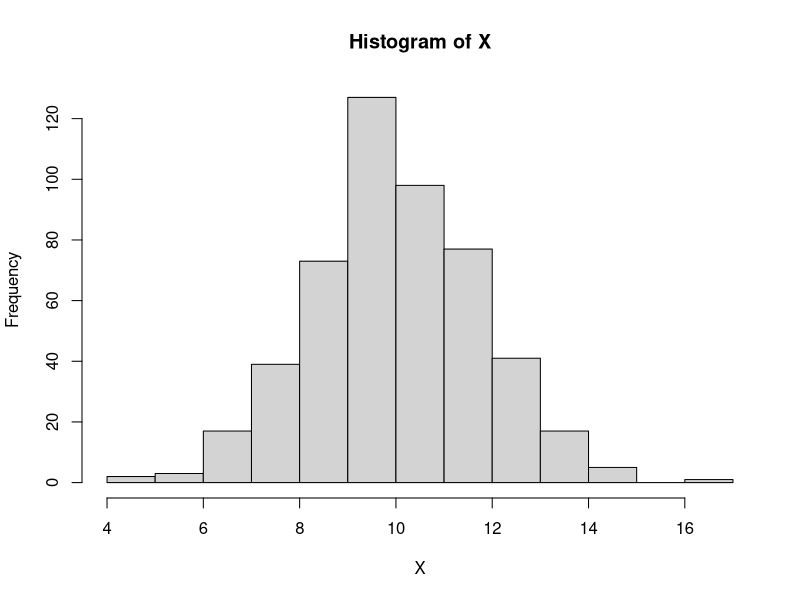

Write the R code that produced this figure.
## ---- chunk 1
X = c(4, 3, 1, 6, 4,
      2, 5, 9, 3, 1)
      
HM <- function(data){
  length(data)/sum(1/data)
}

print(paste("Harmonic Mean is equal to", HM(X)))
## ---- chunk 2
logY = c(-1000, -1001, -999, -1001, -1008,
         -1006, -1000, -1000, -998, -1003)

Y = exp(logY)

print(Y)
## ---- chunk 3
print(log(Y))
## ---- chunk 4
print(paste("Harmonic Mean is equal to", HM(exp(logY))))
## ---- chunk 5
logHM <- function(logdata){
  maxlogdata = max(logdata)
  N = length(logdata)
  log(N) + maxlogdata - log(sum(exp(maxlogdata-logdata)))
}

### Original Method without computational trick
print(paste("Log Harmonic Mean is equal to", log(HM(X))))

### New Method using computation trick
print(paste("Log Harmonic Mean is equal to", logHM(log(X))))

## ---- chunk 6
### Original Method without computational trick
print(paste("Log Harmonic Mean is equal to", log(HM(Y))))

### New Method using computation trick
print(paste("Log Harmonic Mean is equal to", logHM(logY)))

## ---- chunk 7
BF12 <- function(logdata1,logdata2){
  maxlogdata1 = max(logdata1); maxlogdata2 = max(logdata2)
  N1 = length(logdata1);N2 = length(logdata2)
  logpdata1 = log(N1) + maxlogdata1 - log(sum(exp(maxlogdata1-logdata1)))
  logpdata2 = log(N2) + maxlogdata2 - log(sum(exp(maxlogdata2-logdata2)))
  exp(logpdata1 - logpdata2)
}
## ---- chunk 8
X1 = c(4, 3, 1, 6, 4,
       2, 5, 9, 3, 1)
X2 = c(3, 3, 2, 2, 2,
       1, 5, 1, 7, 7)
## ---- chunk 9
### No Computational Trick
HM(X1)/HM(X2)


### Computational Trick
BF12(log(X1),log(X2))

## ---- chunk 10
logY1 = c(-1000, -1000, -1001, -1003, -999,
          -1010, -1002, -1004, -1003, -998)
logY2 = c(-1001, -1009, -1007, -1003, -997,
          -1010, -1002, -1002, -1002, -999)
## ---- chunk 11
### No Computational Trick
HM(exp(logY1))/HM(exp(logY2))


### Computational Trick
BF12(logY1,logY2)

## ---- chunk 12
set.seed(1)
## ---- chunk 13
m = 500
MU = 10
SIGMA2 = 3
X = rnorm(m, MU, sqrt(SIGMA2))
## ---- chunk 14
hist(X)
## ---- chunk 15
samples = 10000

### Model 1 (Daniel)
SIGMA2M1 = 3.0
posteriorMUM1 = rnorm(samples, m*mean(X)/(SIGMA2M1+m),sqrt(SIGMA2M1/(SIGMA2M1+m)))


### Model 2 (Brandon)
SIGMA2M2 = 2.8
posteriorMUM2 = rnorm(samples, m*mean(X)/(SIGMA2M2+m),sqrt(SIGMA2M2/(SIGMA2M2+m)))
## ---- chunk 16
mlikeM1 = rep(NA,samples)
for(samp in 1:samples){
  MUsamp = posteriorMUM1[samp]
  mlikeM1[samp] = prod(dnorm(X,MUsamp,sqrt(SIGMA2M1)))
}

mlikeM2 = rep(NA,samples)
mloglikeM2 = rep(NA,samples)
for(samp in 1:samples){
  MUsamp = posteriorMUM1[samp]
  mlikeM2[samp] = prod(dnorm(X,MUsamp,sqrt(SIGMA2M2)))
}
## ---- chunk 17
HM(mlikeM1)/HM(mlikeM2)
## ---- chunk 18
head(mlikeM1); head(mlikeM2)
## ---- chunk 19
mloglikeM1 = rep(NA,samples)
for(samp in 1:samples){
  MUsamp = posteriorMUM1[samp]
  mloglikeM1[samp] = sum(dnorm(X,MUsamp,sqrt(SIGMA2M1),log=TRUE))
}

mloglikeM2 = rep(NA,samples)
for(samp in 1:samples){
  MUsamp = posteriorMUM1[samp]
  mloglikeM2[samp] = sum(dnorm(X,MUsamp,sqrt(SIGMA2M2),log=TRUE))
}
## ---- chunk 20
BF12(mloglikeM1,mloglikeM2)
